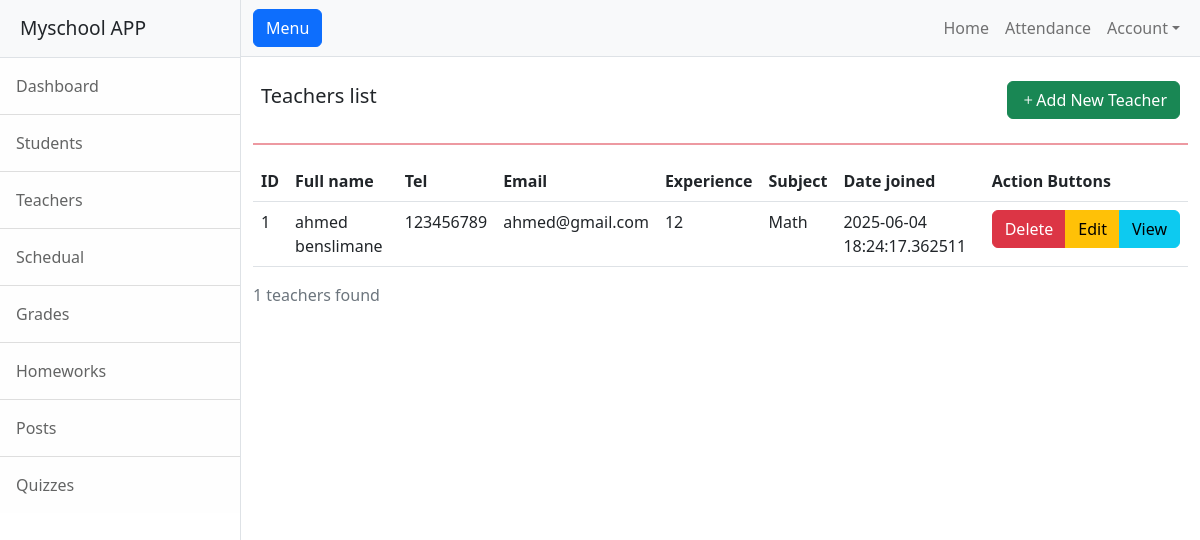
The app's page /teacher, older data.
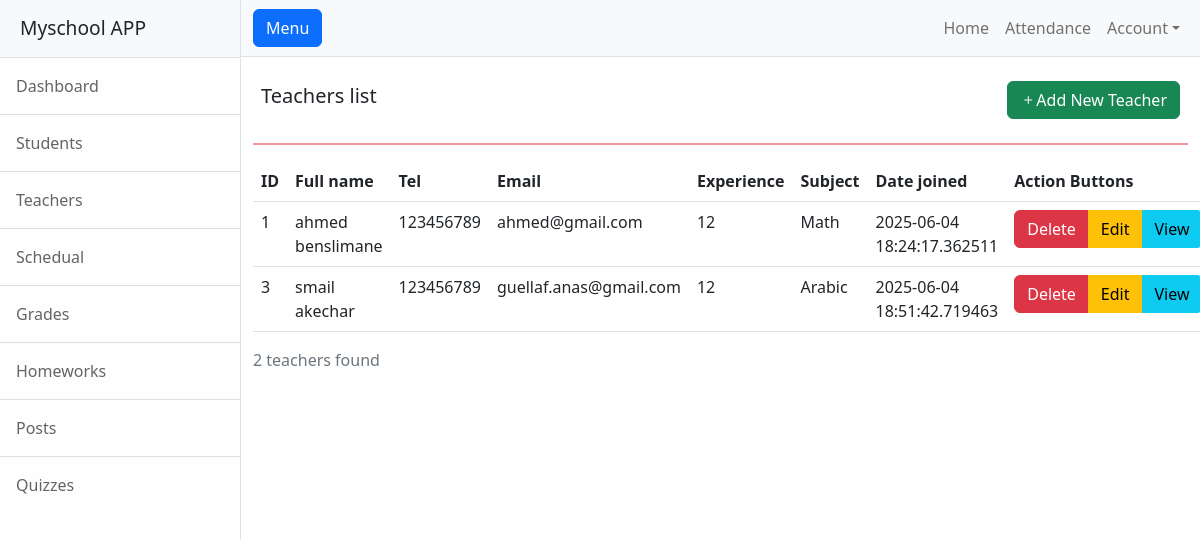
The same page, newer data.
### app.py (models this page shows)
class Teacher(db.Model):
    fullname = CharField()
    tel = CharField()
    email = CharField(unique=True)
    experience = IntegerField()
    subject = CharField()
    joining_date = DateTimeField(default=datetime.now, formats='%Y-%m-%d %H:%M:%S')
    class Meta:
        database = db

### app.py (the view)
@app.route('/teacher')
def teachers_list():
    query = Teacher.select()
    counter = query.count()
    return render_template('teacher.html', teachers = query, counter = counter)

### templates/teacher.html (shortened to what this page needs)
{% extends "base.html" %}
{% block content %}
<div class="d-flex justify-content-between align-items-center p-2">
        <h5>Teachers list</h5>
        <a href="{{ url_for('add_teacher') }}" class="btn btn-success" type="submit"><i class="bi bi-plus"></i>Add New Teacher </a>
</div>
<hr class="border border-danger border-1 opacity-50">
<table class="table">
    <thead>
      <tr>
        <th scope="col">ID</th>
        <th scope="col">Full name</th>
        <th scope="col">Tel</th>
        <th scope="col">Email</th>
        <th scope="col">Experience</th>
        <th scope="col">Subject</th>
        <th scope="col">Date joined</th>
        <th scope="col">Action Buttons</th>
      </tr>
    </thead>
    <tbody>
      {% for prof in teachers %}
        <tr>
          <td>{{ prof.id }}</td>
          <td>{{ prof.fullname }}</td>
          <td>{{ prof.tel }}</td>
          <td>{{ prof.email }}</td>
          <td>{{ prof.experience }}</td>
          <td>{{ prof.subject }}</td>
          <td>{{ prof.joining_date }}</td>
          <td>
            <div class="btn-group" role="group" aria-label="Basic example">
              <a href="{{ url_for('teacherDeleteConfirmation', teacher_id=prof.id) }}" type="button" class="btn btn-danger">Delete</a>
              <a href="" type="button" class="btn btn-warning">Edit</a>
              <a href="" type="button" class="btn btn-info">View</a>
            </div>
          </td>
        </tr>
      {% endfor %}
    </tbody>
  </table>
<p class="text-muted">{{ counter }} teachers found</p>
{% endblock content %}

### templates/base.html (shortened to what this page needs)
<!DOCTYPE html>
<html lang="en">
    <head>
        <link href="{{ url_for('static', filename='css/styles.css') }}" rel="stylesheet" />
        <link rel="stylesheet" href="https://cdn.jsdelivr.net/npm/bootstrap-icons@1.11.3/font/bootstrap-icons.min.css">
    </head>
    <body>
        <div class="d-flex" id="wrapper">
            <div class="border-end bg-white" id="sidebar-wrapper">
                <div class="sidebar-heading border-bottom bg-light">Myschool APP</div>
                <div class="list-group list-group-flush">
                    <a class="list-group-item list-group-item-action list-group-item-light p-3" href="{{ url_for('home') }}">Dashboard</a>
                    <a class="list-group-item list-group-item-action list-group-item-light p-3" href="{{  url_for('student_list') }}">Students</a>
                    <a class="list-group-item list-group-item-action list-group-item-light p-3" href="{{  url_for('teachers_list') }}">Teachers</a>
                    <a class="list-group-item list-group-item-action list-group-item-light p-3" href="{{  url_for('schedual') }}">Schedual</a>
                    <a class="list-group-item list-group-item-action list-group-item-light p-3" href="#!">Grades</a>
                    <a class="list-group-item list-group-item-action list-group-item-light p-3" href="#!">Homeworks</a>
                    <a class="list-group-item list-group-item-action list-group-item-light p-3" href="#!">Posts</a>
                    <a class="list-group-item list-group-item-action list-group-item-light p-3" href="#!">Quizzes</a>
                </div>
            </div>
            <div id="page-content-wrapper">
                <nav class="navbar navbar-expand-lg navbar-light bg-light border-bottom">
                    <div class="container-fluid">
                        <button class="btn btn-primary" id="sidebarToggle">Menu</button>
                        <div class="collapse navbar-collapse" id="navbarSupportedContent">
                            <ul class="navbar-nav ms-auto mt-2 mt-lg-0">
                                <li class="nav-item active"><a class="nav-link" href="#!">Home</a></li>
                                <li class="nav-item"><a class="nav-link" href="#!">Attendance</a></li>
                                <li class="nav-item dropdown">
                                    <a class="nav-link dropdown-toggle" id="navbarDropdown" href="#" role="button" data-bs-toggle="dropdown" aria-haspopup="true" aria-expanded="false">Account</a>
                                </li>
                            </ul>
                        </div>
                    </div>
                </nav>
                <div class="container-fluid">
                    <div class="row p-2">
                    </div>
                    {% block content %}{% endblock content %}
                </div>
            </div>
        </div>
    </body>
</html>

Row changes from the older to the newer data that the page shows:
added Teacher: id "3", fullname "smail akechar", tel "123456789", email "guellaf.anas@gmail.com", experience "12", subject "Arabic", joining_date "2025-06-04 18:51:42.719463"
Text that changed along with them:
{{ counter }}: "1" → "2"
